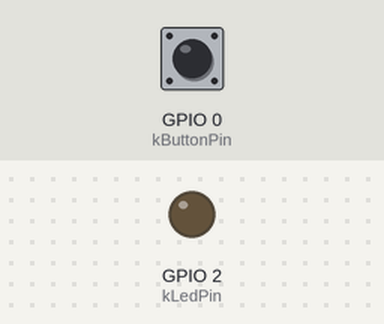
Bench run of a program on a simulated ESP32. Parts: output pins drawn as LEDs (lit = HIGH). The inputs (shaded band) are chosen by the test bench; at power-on: GPIO 0 (kButtonPin) HIGH. WiFi joins after 1.5 s; servers stay silent unless stated; uploads are accepted with an empty reply; the local clock reads 2024-03-15 10:24:30 at power-on unless the program sets it; random numbers use the default seed unless the program sets one.

Above: at 2.8 s.
2.9 s: GPIO 0 (kButtonPin) pulled LOW for 3.2 s
At 5.16 s:
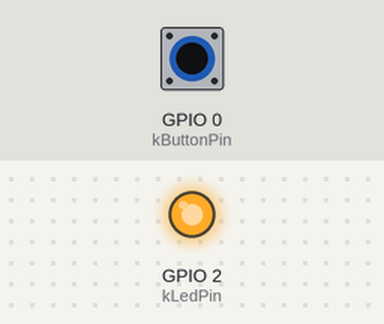
Timing chart, 0 to 7.3 s (numbered marks = the images above; inputs shaded):
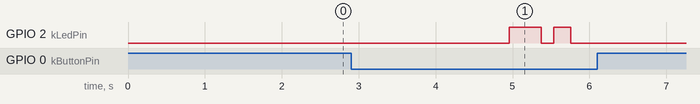

The program:

main.cpp
```cpp
#include <Arduino.h>
#include <HTTPClient.h>
#include <WiFi.h>
#include <esp_system.h>
#include <time.h>

#include "demo_config.h"

namespace {
constexpr uint8_t kButtonPin = 0;
constexpr uint8_t kLedPin = 2;
constexpr unsigned long kDebounceMs = 50;
constexpr unsigned long kHoldMs = 2000;
constexpr unsigned long kWifiTimeoutMs = 10000;
constexpr int kMaxAttempts = 3;

bool stablePressed = false;
bool lastReading = false;
bool sentForCurrentPress = false;
unsigned long lastReadingChangedAt = 0;
unsigned long pressedAt = 0;

void setLed(bool enabled) {
  digitalWrite(kLedPin, enabled ? HIGH : LOW);
}

void blinkLed(int count, unsigned long onMs, unsigned long offMs) {
  for (int index = 0; index < count; ++index) {
    setLed(true);
    delay(onMs);
    setLed(false);
    delay(offMs);
  }
}

bool connectWifi() {
  if (WiFi.status() == WL_CONNECTED) {
    return true;
  }

  WiFi.mode(WIFI_STA);
  WiFi.begin(COMMUNITYCARE_WIFI_SSID, COMMUNITYCARE_WIFI_PASSWORD);
  const unsigned long startedAt = millis();
  while (WiFi.status() != WL_CONNECTED && millis() - startedAt < kWifiTimeoutMs) {
    delay(200);
  }
  return WiFi.status() == WL_CONNECTED;
}

String createEventId() {
  uint8_t bytes[16];
  for (uint8_t index = 0; index < sizeof(bytes); index += 4) {
    const uint32_t randomValue = esp_random();
    memcpy(bytes + index, &randomValue, sizeof(randomValue));
  }
  bytes[6] = (bytes[6] & 0x0F) | 0x40;
  bytes[8] = (bytes[8] & 0x3F) | 0x80;

  char value[37];
  snprintf(
      value,
      sizeof(value),
      "%02x%02x%02x%02x-%02x%02x-%02x%02x-%02x%02x-%02x%02x%02x%02x%02x%02x",
      bytes[0], bytes[1], bytes[2], bytes[3], bytes[4], bytes[5], bytes[6], bytes[7],
      bytes[8], bytes[9], bytes[10], bytes[11], bytes[12], bytes[13], bytes[14], bytes[15]);
  return String(value);
}

String deviceTimeIso() {
  const time_t now = time(nullptr);
  if (now < 1577836800) {
    return "1970-01-01T00:00:00Z";
  }

  struct tm utcTime;
  gmtime_r(&now, &utcTime);
  char value[21];
  strftime(value, sizeof(value), "%Y-%m-%dT%H:%M:%SZ", &utcTime);
  return String(value);
}

String buildPayload(const String& eventId) {
  String payload;
  payload.reserve(280);
  payload += "{\"deviceId\":\"";
  payload += COMMUNITYCARE_DEVICE_ID;
  payload += "\",\"eventId\":\"";
  payload += eventId;
  payload += "\",\"deviceTime\":\"";
  payload += deviceTimeIso();
  payload += "\",\"signalType\":\"SosButton\",\"buttonState\":\"Held2Seconds\"}";
  return payload;
}

bool postSos(const String& eventId) {
  if (!connectWifi()) {
    return false;
  }

  const String endpoint = String(COMMUNITYCARE_API_BASE_URL) + "/api/v1/device-signals";
  const String payload = buildPayload(eventId);
  for (int attempt = 0; attempt < kMaxAttempts; ++attempt) {
    setLed(true);
    HTTPClient http;
    http.setConnectTimeout(5000);
    http.setTimeout(8000);
    http.begin(endpoint);
    http.addHeader("Content-Type", "application/json");
    http.addHeader("X-Device-Token", COMMUNITYCARE_DEVICE_TOKEN);
    const int statusCode = http.POST(payload);
    http.end();
    setLed(false);
    if (statusCode >= 200 && statusCode < 300) {
      return true;
    }
    if (attempt + 1 < kMaxAttempts) {
      delay(500UL << attempt);
    }
  }
  return false;
}

void handleConfirmedHold() {
  const String eventId = createEventId();
  const bool delivered = postSos(eventId);
  if (delivered) {
    blinkLed(2, 220, 160);
  } else {
    blinkLed(3, 650, 250);
  }
}
}  // namespace

void setup() {
  pinMode(kButtonPin, INPUT_PULLUP);
  pinMode(kLedPin, OUTPUT);
  setLed(false);
  connectWifi();
  configTime(0, 0, "pool.ntp.org", "time.nist.gov");
}

void loop() {
  const bool reading = digitalRead(kButtonPin) == LOW;
  const unsigned long now = millis();
  if (reading != lastReading) {
    lastReading = reading;
    lastReadingChangedAt = now;
  }

  if (now - lastReadingChangedAt >= kDebounceMs && stablePressed != reading) {
    stablePressed = reading;
    if (stablePressed) {
      pressedAt = now;
      sentForCurrentPress = false;
    } else {
      sentForCurrentPress = false;
    }
  }

  if (stablePressed && !sentForCurrentPress && now - pressedAt >= kHoldMs) {
    sentForCurrentPress = true;
    handleConfirmedHold();
  }
  delay(10);
}
```

demo_config.example.h
```cpp
#pragma once

#define COMMUNITYCARE_WIFI_SSID "COMPILE_ONLY_WIFI"
#define COMMUNITYCARE_WIFI_PASSWORD "COMPILE_ONLY_PASSWORD"
#define COMMUNITYCARE_API_BASE_URL "http://192.0.2.1:5180"
#define COMMUNITYCARE_DEVICE_TOKEN "COMPILE_ONLY_DEVICE_TOKEN"
#define COMMUNITYCARE_DEVICE_ID "77777777-7777-7777-7777-777777777701"
```

Measured:
- after the input at 2.9 s, GPIO 2 (kLedPin): LOW → HIGH after 2.1 s, → LOW 0.42 s later, → HIGH 0.16 s later, → LOW 0.22 s later
